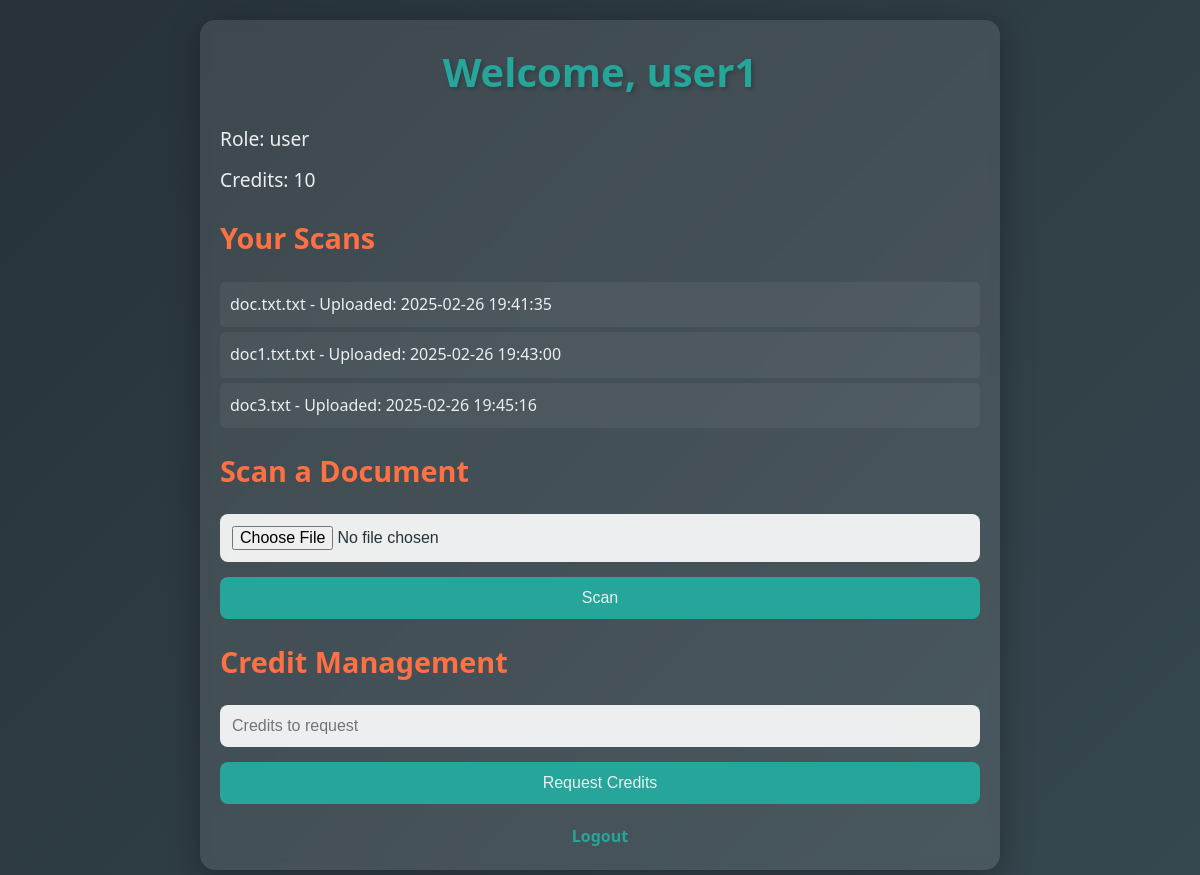
Before: / (signed in) with the older database file.
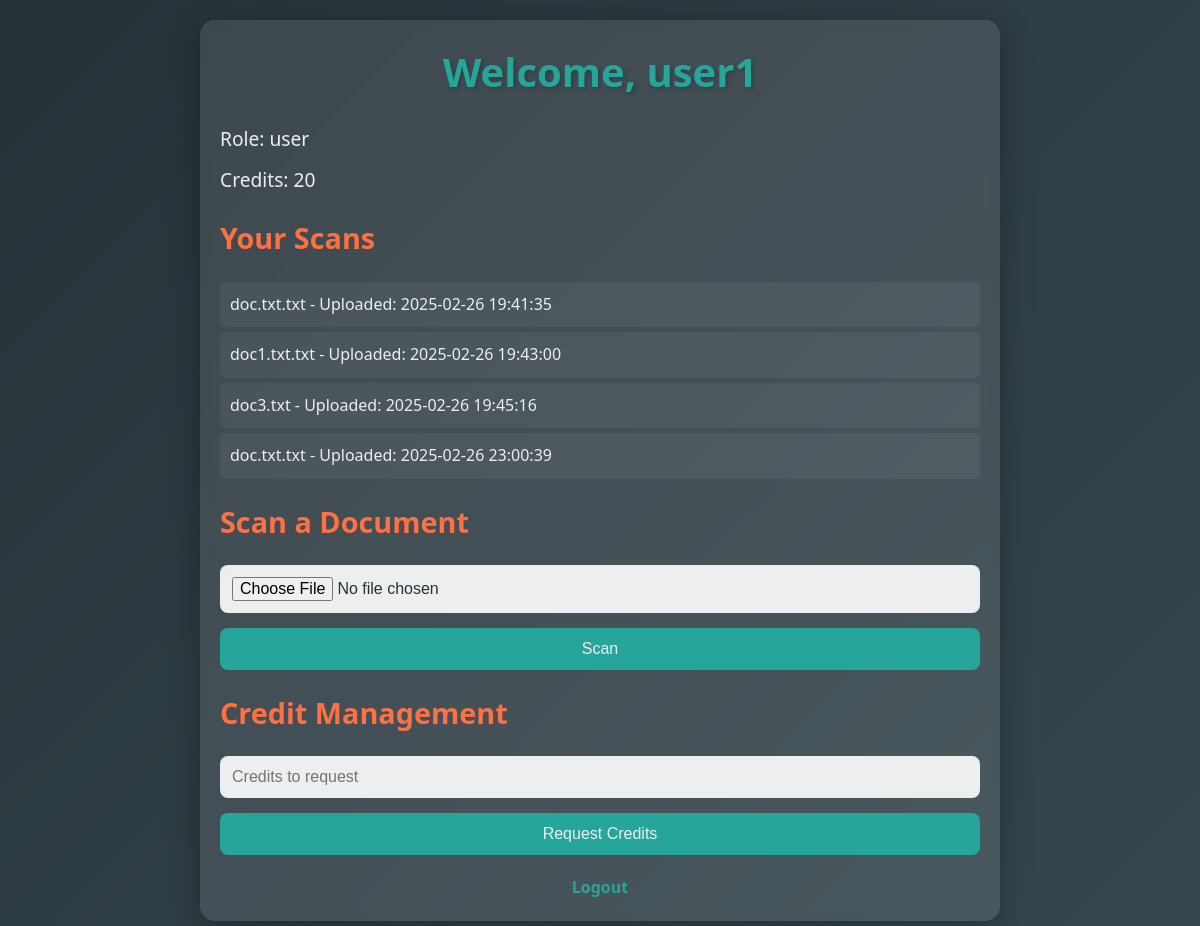
After: the same page with the newer database file.
### tables this page shows
CREATE TABLE documents (
        id INTEGER PRIMARY KEY AUTOINCREMENT,
        user_id INTEGER,
        filename TEXT,
        content TEXT,
        upload_date TEXT
    );

### app.py (the view)
@app.route('/')
def index():
    if 'username' not in session:
        return render_template('index.html', logged_in=False)
    conn = sqlite3.connect('database.db')
    c = conn.cursor()
    c.execute("SELECT username, credits, role FROM users WHERE username = ?", (session['username'],))
    user = c.fetchone()
    c.execute("SELECT filename, upload_date FROM documents WHERE user_id = (SELECT id FROM users WHERE username = ?)", (session['username'],))
    scans = c.fetchall()
    c.execute("SELECT cr.id, u.username, cr.requested_credits, cr.status FROM credit_requests cr JOIN users u ON cr.user_id = u.id WHERE cr.status = 'pending'")
    requests = c.fetchall() if user[2] == 'admin' else []
    conn.close()
    return render_template('index.html', logged_in=True, username=user[0], credits=user[1], role=user[2], scans=scans, requests=requests)

### app.py (called while the page is built)
def reset_credits():
    conn = sqlite3.connect('database.db')
    c = conn.cursor()
    c.execute("SELECT id, last_reset FROM users")
    users = c.fetchall()
    today = datetime.now().strftime('%Y-%m-%d')
    for user in users:
        last_reset = user[1] or '1970-01-01'
        if last_reset != today:
            c.execute("UPDATE users SET credits = 20, last_reset = ? WHERE id = ?", (today, user[0]))
    conn.commit()
    conn.close()

@app.before_request
def before_request():
    reset_credits()

### templates/index.html (shortened to what this page needs)
<!DOCTYPE html>
<html>
<head>
    <link rel="stylesheet" href="{{ url_for('static', filename='css/style.css') }}">
</head>
<body>
    <div class="container">
        {% if not logged_in %}
            <h1>Document Scanner</h1>
            <div id="auth-section">
                <h2>Login</h2>
                <form id="login-form">
                    <input type="text" name="username" placeholder="Username" required>
                    <input type="password" name="password" placeholder="Password" required>
                    <button type="submit">Login</button>
                </form>
                <p>Not registered? <a href="#" id="show-register">Sign Up</a></p>
                <div id="register-form" style="display: none;">
                    <h2>Register</h2>
                    <form id="register-submit">
                        <input type="text" name="username" placeholder="Username" required>
                        <input type="password" name="password" placeholder="Password" required>
                        <button type="submit">Register</button>
                    </form>
                    <p>Back to <a href="#" id="show-login">Login</a></p>
                </div>
            </div>
        {% else %}
            <h1>Welcome, {{ username }}</h1>
            <div class="profile-info">
                <p>Role: {{ role }}</p>
                <p>Credits: <span id="credits">{{ credits }}</span></p>
            </div>
            <h2>Your Scans</h2>
            <ul id="scans">
                {% for scan in scans %}
                    <li>{{ scan[0] }} - Uploaded: {{ scan[1] }}</li>
                {% endfor %}
            </ul>
            <h2>Scan a Document</h2>
            <form id="scan-form" enctype="multipart/form-data">
                <input type="file" name="file" accept=".txt" required>
                <button type="submit">Scan</button>
            </form>
            <h2>Credit Management</h2>
            <form id="credit-request-form">
                <input type="number" name="credits" placeholder="Credits to request" min="1" required>
                <button type="submit">Request Credits</button>
            </form>
            <div class="nav-links">
                <a href="#" id="logout-link">Logout</a>
            </div>
        {% endif %}
    </div>
</body>
</html>

Changed rows visible on the page:
added documents: filename "doc.txt.txt", upload_date "2025-02-26 23:00:39"
Other visible differences:
{{ credits }}: "10" → "20"
